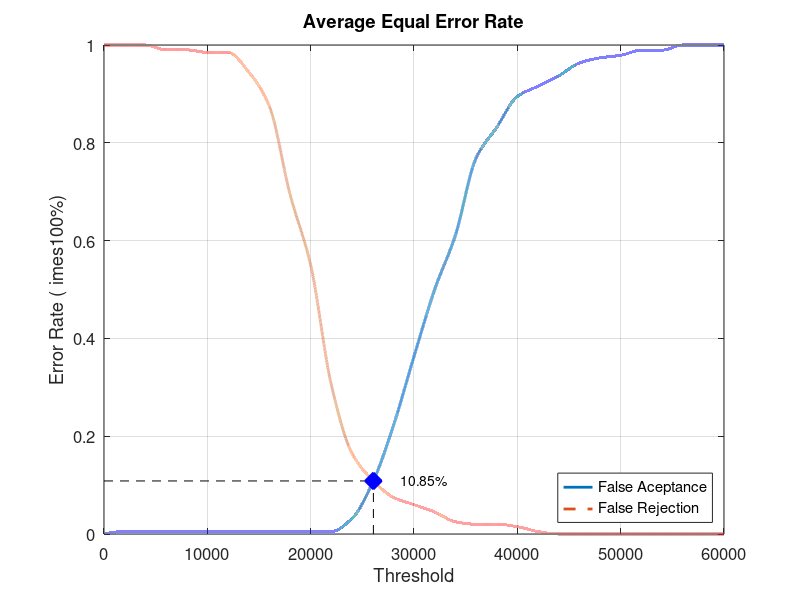
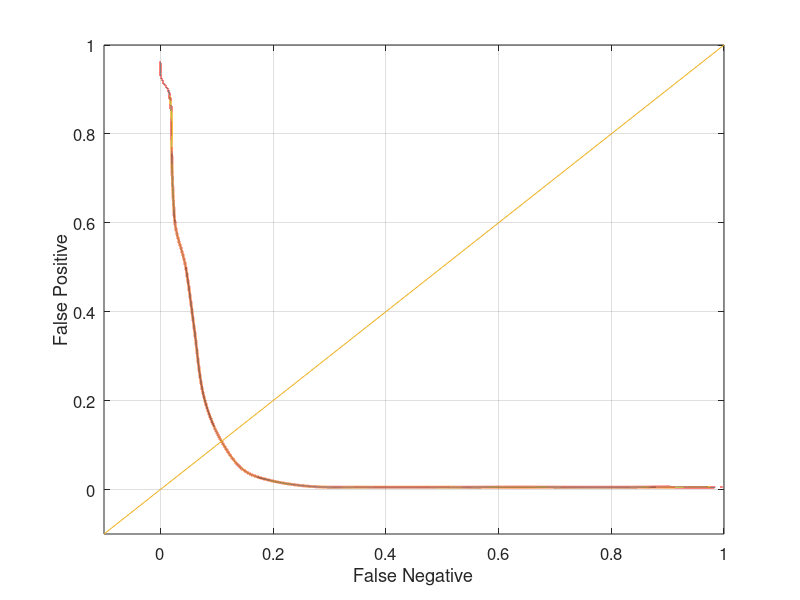

The MATLAB script that drew these images, in order:
close all;
clear;
clc;
x = 0:2000:60000;
xq = 0:0.5:60000;

y0 = [0 0.00526316 0.00526316 0.00526316 0.00526316 0.00526316 0.00526316 0.00526316 0.00526316 0.00526316 0.00526316 0.00526316 0.0315789 0.105263 0.221053 0.363158 0.5 0.610526 0.768421 0.831579 0.894737 0.915789 0.936842 0.963158 0.973684 0.978947 0.989474 0.989474 1 1 1]
yy0 = interp1(x, y0, xq, 'pchip');
y1 = [1 1 1 0.99 0.99 0.985 0.985 0.945 0.875 0.695 0.55 0.305 0.165 0.11 0.075 0.06 0.045 0.025 0.02 0.02 0.015 0.005 0 0 0 0 0 0 0 0 0]
yy1 = interp1(x, y1, xq, 'pchip');

% Calculating EER: 
y2 = abs(y0 - y1);
find(y2 == min(y2))
yy2 = abs(yy0 - yy1);
xEER = find(yy2 == min(yy2));
xEERIndex = xq(xEER) % X-axis EER
yEER = yy0(xEER) % Y-axis EER

main = figure
plot(xq, yy0,'-','LineWidth', 2);	hold on
plot(xq, yy1,'--','LineWidth', 2);	hold on
plot([xEERIndex xEERIndex], [0 yEER], 'k--');	hold on
plot([0 xEERIndex], [yEER yEER], 'k--');	hold on
plot(xEERIndex, yEER, 'bx', 'LineWidth', 10);	hold on
text(xEERIndex + 10 * xEERIndex / 100, yEER, [num2str(round((10000 * yEER)) / 100) '%'])
legend('False Aceptance', 'False Rejection', 'Location', 'SouthEast')
xlabel('Threshold')
ylabel('Error Rate (	imes100%)')
title('Average Equal Error Rate')
set(gca, 'FontSize', 12)
axis([0 60000 0 1])
grid on

print(main, 'Database1_4Main', '-dpng');
FNRxFPR = figure('Color', [1 1 1]);
plot(yy1, yy0, '-', yy1, yy0, 'LineWidth', 2);
hold on
y = -0.1:0.1:1
plot(y, y); 
set(gca, 'FontSize', 12)
xlabel('False Negative')
ylabel('False Positive')
axis([-0.1 1 -0.1 1])
set(gca, 'FontSize', 12)
grid on

print(FNRxFPR, 'Database1_4FNRxFPR','-dpng');
